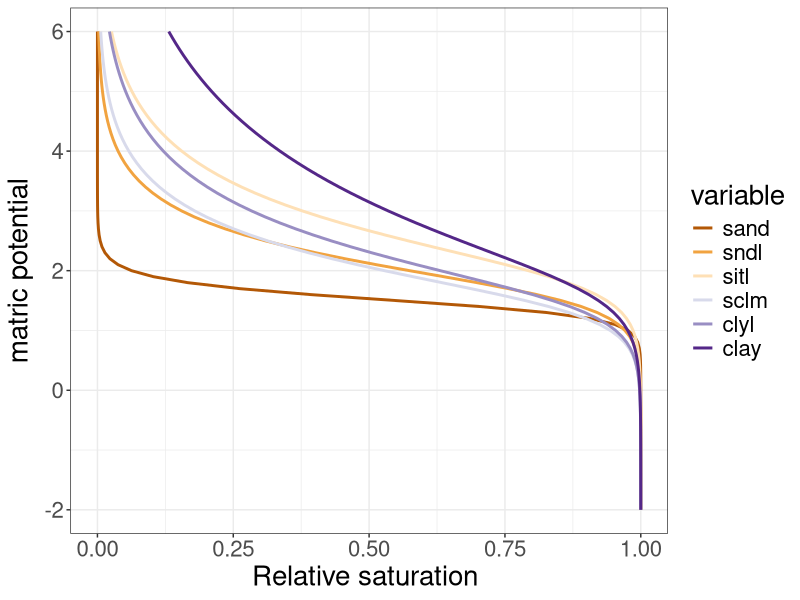

This chart was generated by the following R code: (Note: this script raises an error after producing the figure.)
# This script plots moisture function across 6 different soil textures.

rm(list=ls())
library(ggplot2)
library(reshape2)
# set variable values
log_mp<-seq(-2,6,0.1) # soil matric potential at log scale (absolute value taken)
# set van Genuchten parameters for 6 different texture of soil
# 6 sols: sand/sandy loam/silt loam/sandy clay loam/clay loam/clay

mp<-10^log_mp
opt<-log10(33)

f<-function(mp,alfa,n,m) {(1+(mp*alfa)^n)^(-m)} ##Relative saturation
sand<-f(mp,0.035,3.19,0.69)
sndl<-f(mp,0.021,1.61,0.38)
sitl<-f(mp,0.012,1.39,0.28)
sclm<-f(mp,0.033,1.49,0.33)
clyl<-f(mp,0.030,1.37,0.27)
clay<-f(mp,0.021,1.20,0.17)

#data frame with 6 soils

soils<-data.frame(log_mp)
soils$sand <-sand
soils$sndl <-sndl
soils$sitl <-sitl
soils$sclm <-sclm
soils$clyl <-clyl
soils$clay <-clay

datmelt<-reshape2::melt(soils,id.vars=c("log_mp"))
#======Figure--soil retention curves across 6 different soil texture=============
plot1<-ggplot(datmelt, aes(x = log_mp,y = value, group = variable)) +
  scale_x_continuous(name = expression(paste("matric potential"))) +
  scale_y_continuous(name = 'Relative saturation ',limits = c(0,1)) +
  geom_line(aes(color=variable),size=1)+theme_bw() + 
  scale_color_brewer(palette = "PuOr")+ 
  theme(text = element_text(size=20))
plot2<-plot1+coord_flip()
print(plot2)

#============Moyano empirical with soil texutre (Moyano 2012)================
k<-seq(0,1,0.01) # moisture interval

f<-function(k) {-0.67*k+1.08*k^2-0.57*k^3+1.134} ##Relative saturation

test<-f(k)

y<-vector(length=length(test))
for (i in 1:length(y)){
  if (i==1) {y[i]<-test[i]} else {y[i]<-y[i-1]*test[i]}
}
y<-y/max(y)
#testing the math of a single 
#spinnng a range of clay content to reflect soil texture, organic carbon 0.02 g g-1, and bulk density at 1.2 gm-3
#Model 2 clay and SOC
k<-seq(0,1,0.01) # moisture interval
#cy as clay content
f<-function(k,cy) {-0.26*k+0.32*k^2-0.15*k^3+0.08*cy-0.09*k*cy+1.07} ##Relative saturation 0.57*SOC+1.059=

sand<-f(k,0.03) #sandy
sndl<-f(k,0.1) #Sandy loam
sitl<-f(k,0.13)  #Silt loam
sclm<-f(k,0.27)  #Sandy clay loam
clyl<-f(k,0.34)  #Clay loam
clay<-f(k,0.58)  #Clay

y_sand<-vector(length=length(sand))
for (i in 1:length(y)){
  if (i==1) {y_sand[i]<-sand[i]} else {y_sand[i]<-y_sand[i-1]*sand[i]}
}
y_sand<-y_sand/max(y_sand)

#plot(y_sand)

y_sndl<-vector(length=length(sndl))
for (i in 1:length(y_sndl)){
  if (i==1) {y_sndl[i]<-sndl[i]} else {y_sndl[i]<-y_sndl[i-1]*sndl[i]}
}
y_sndl<-y_sndl/max(y_sndl)

y_sitl<-vector(length=length(sitl))
for (i in 1:length(y_sitl)){
  if (i==1) {y_sitl[i]<-sitl[i]} else {y_sitl[i]<-y_sitl[i-1]*sitl[i]}
}
y_sitl<-y_sitl/max(y_sitl)


y_sclm<-vector(length=length(sclm))
for (i in 1:length(y_sclm)){
  if (i==1) {y_sclm[i]<-sclm[i]} else {y_sclm[i]<-y_sclm[i-1]*sclm[i]}
}
y_sclm<-y_sclm/max(y_sclm)

y_clyl<-vector(length=length(clyl))
for (i in 1:length(y_clyl)){
  if (i==1) {y_clyl[i]<-clyl[i]} else {y_clyl[i]<-y_clyl[i-1]*clyl[i]}
}
y_clyl<-y_clyl/max(y_clyl)

y_clay<-vector(length=length(clay))
for (i in 1:length(y_clay)){
  if (i==1) {y_clay[i]<-clay[i]} else {y_clay[i]<-y_clay[i-1]*clay[i]}
}
y_clay<-y_clay/max(y_clay)

rs<-seq(0,1,0.01)
moyano<-data.frame(rs=rs)
moyano$sand <-y_sand
moyano$sndl <-y_sndl
moyano$sitl <-y_sitl
moyano$sclm <-y_sclm
moyano$clyl <-y_clyl
moyano$clay <-y_clay

moyamelt<-reshape2::melt(moyano,id.vars=c("rs"))

plot1<-ggplot(moyamelt, aes(x = rs,y = value, group = variable)) +
  scale_x_continuous(name = expression(paste("Relative saturation")),limits = c(0,1)) +
  scale_y_continuous(name = 'Relative activity ',limits = c(0,1)) +
  geom_line(aes(color=variable),size=1)+theme_bw() + 
  scale_color_brewer(palette = "PuOr")
plot2<-plot1+theme_linedraw()+theme(panel.grid.major = element_blank(), panel.grid.minor = element_blank())+theme(text = element_text(size=20))

pdf("Moyano.pdf", width=5.5, height=4)
plot2
dev.off()


#============Manzoni moisture function with water potential (Manzoni 2012)================
#sandy loam soil
f_mzni<-1-((log_mp-0.5)/(4.2-0.5))^1.47

manzoni<-data.frame(f_mzni=f_mzni)
manzoni$sand <-sand
manzoni$sndl <-sndl
manzoni$sitl <-sitl
manzoni$sclm <-sclm
manzoni$clyl <-clyl
manzoni$clay <-clay

manzonimelt<-reshape2::melt(manzoni,id.vars=c("f_mzni"))

plot3<-ggplot(manzonimelt, aes(x = f_mzni,y = value, group = variable)) +
  scale_x_continuous(name = expression(paste("Relative activity")),limits = c(0,1)) +
  scale_y_continuous(name = 'Relative saturation ',limits = c(0,1)) +
  geom_line(aes(color=variable),size=1)+theme_bw() + 
  scale_color_brewer(palette = "PuOr")

plot4<-plot3+coord_flip()+theme_linedraw()+theme(panel.grid.major = element_blank(), panel.grid.minor = element_blank())+theme(text = element_text(size=20))

pdf("Manzoni.pdf", width=5.5, height=4)
plot4
dev.off() 


#======================================Ghezzehei 2019===================================
rs<-seq(0,1,0.05) # relative water saturation

f<-function(rs,alfa,n,m) {exp(-0.00021*((rs^(-1/m)-1)^(1/n)/alfa))*(0.2+0.8*(1-rs)^0.5)*rs^0.5} ##Relative saturation
sand<-f(rs,0.035,3.19,0.69) #sandy
sndl<-f(rs,0.021,1.61,0.38) #Sandy loam
sitl<-f(rs,0.012,1.39,0.28)  #Silt loam
sclm<-f(rs,0.033,1.49,0.33)  #Sandy clay loam
clyl<-f(rs,0.030,1.37,0.27)  #Clay loam
clay<-f(rs,0.021,1.20,0.17)  #Clay

ghez<-data.frame(rs=rs)
ghez$sand <-sand
ghez$sndl <-sndl
ghez$sitl <-sitl
ghez$sclm <-sclm
ghez$clyl <-clyl
ghez$clay <-clay

ghezmelt<-reshape2::melt(ghez,id.vars=c("rs"))

plot5<-ggplot(ghezmelt, aes(x = rs,y = value, group = variable)) +
  scale_x_continuous(name = expression(paste("Relative saturation"))) +
  scale_y_continuous(name = 'Relative activity ',limits = c(0,1)) +
  geom_line(aes(color=variable),size=1)+theme_bw() + 
  scale_color_brewer(palette = "PuOr")+ 
  theme(text = element_text(size=16)) 
plot6<-plot5+theme_linedraw()+theme(panel.grid.major = element_blank(), panel.grid.minor = element_blank())+theme(text = element_text(size=20))

pdf("Ghezzehei.pdf", width=5.5, height=4)
plot6
dev.off() 


#======================================Yan 2018===================================
#porosity=1-1.2/2.65=0.55

fp<-function(clay){
  if (clay>0.37) {a<-1} else { a<-2.8*clay-0.046}
  theta_opt<-0.65*0.55
  rs1<-seq(0,0.64, 0.01)
  rs2<-seq(0.65,1, 0.01)
  theta1<-0.55*rs1
  theta2<-0.55*rs2
  fm1<- (0.1+theta_opt)/(theta1+0.1)*(theta1/theta_opt)^(1+2*a)
  fm2<-(0.55-theta2)^0.75/(0.55*0.35)^0.75
  fm<-c(fm1,fm2)
  fm<-fm/max(fm)
  return(fm)
}

z_sand<-fp(0.03) #sandy
z_sndl<-fp(0.1) #Sandy loam
z_sitl<-fp(0.13)  #Silt loam
z_sclm<-fp(0.27)  #Sandy clay loam
z_clyl<-fp(0.34)  #Clay loam
z_clay<-fp(0.58)  #Clay

rs<-seq(0,1,0.01) # relative water saturation

#dataframe of individual and combined moisture response components
fyan<-data.frame(rs=rs)
fyan$sand<-z_sand
fyan$sndl<-z_sndl
fyan$sitl<-z_sitl
fyan$sclm<-z_sclm
fyan$clyl<-z_clyl
fyan$clay<-z_clay

yanmelt<-reshape2::melt(fyan,id.vars=c("rs"))


plot7<-ggplot(yanmelt, aes(x = rs,y = value, group = variable)) +
  scale_x_continuous(name = expression(paste("Relative saturation"))) +
  scale_y_continuous(name = 'Relative activity ',limits = c(0,1)) +
  geom_line(aes(color=variable),size=1)+theme_bw() + 
  scale_color_brewer(palette = "PuOr")

plot8<-plot7+theme_linedraw()+theme(panel.grid.major = element_blank(), panel.grid.minor = element_blank())+theme(text = element_text(size=20))

pdf("Yan.pdf", width=5.5, height=4)
plot8
dev.off() 

#================Emperical(Moyano 2013)============================================

rs<-seq(0,1,0.05) # relative water saturation
f_mo13<-3.11*rs-2.42*rs^2
data1_moyano2012<-data.frame(rs=rs)
data1_moyano2012$ra<-f_mo13  #relative activity

plot9<-ggplot(data1_moyano2012, aes(x = rs,y = ra)) +
  scale_x_continuous(name = expression(paste("Relative saturation "))) +
  scale_y_continuous(name = 'Relative activity ') +
  geom_line(aes(),color="gray50",size=1)
plot10<-plot9+theme_linedraw()+theme(panel.grid.major = element_blank(), panel.grid.minor = element_blank())+theme(text = element_text(size=20))

pdf("Moyano13review.pdf", width=4.5, height=4)
plot10
dev.off() 


